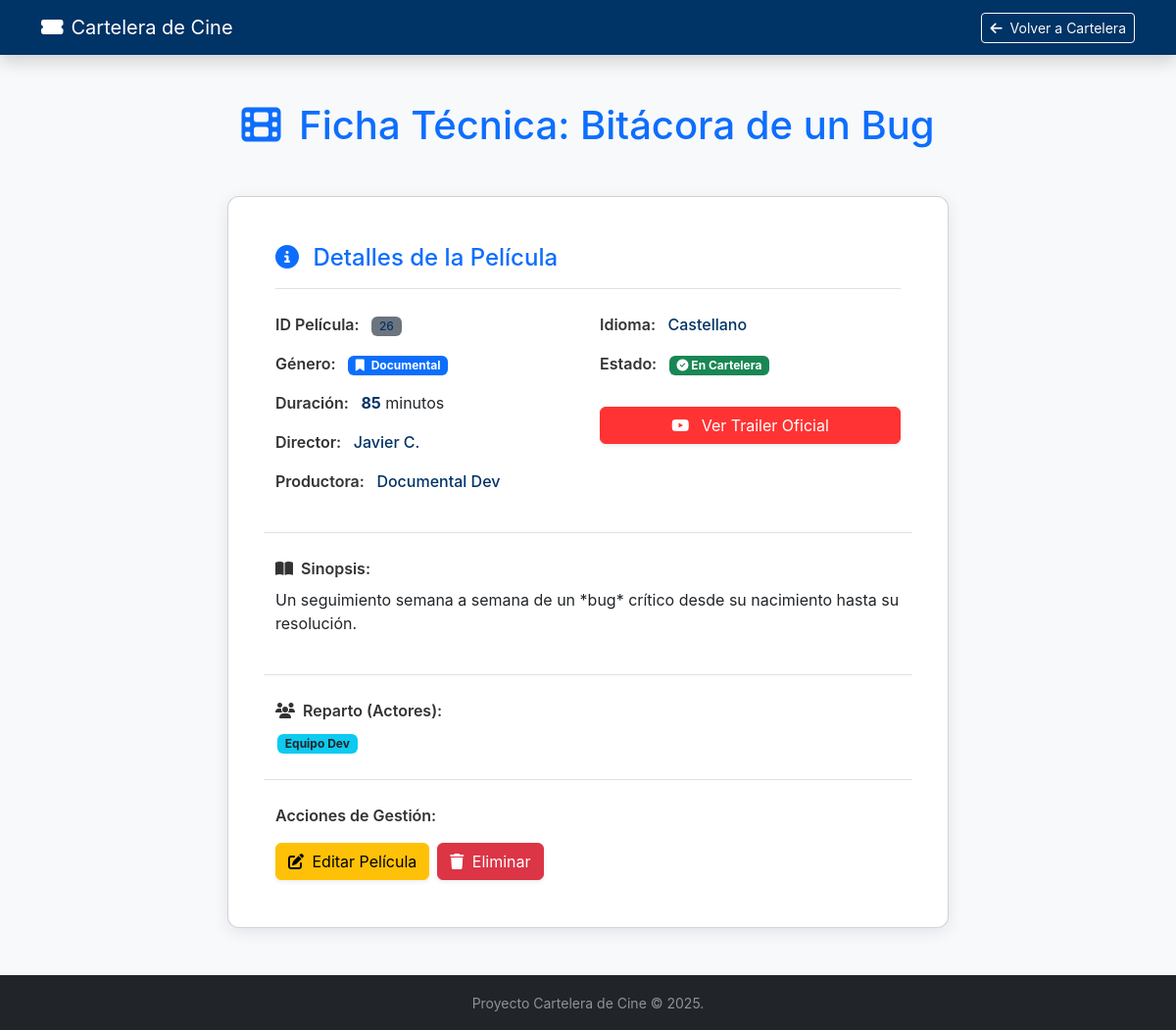
Screenshot of /peliculas/26 with the database file from the repository.
### app/models/pelicula.py (models this page shows, shortened)
class PeliculaORM(Base):
    __tablename__ = "peliculas"
    id: Mapped[int] = mapped_column(primary_key=True, autoincrement=True)
    titulo: Mapped[str] = mapped_column(String(255), nullable=False)
    genero_id: Mapped[int] = mapped_column(ForeignKey("generos.id"), nullable=False)
    duracion: Mapped[int] = mapped_column(Integer, nullable=False) # int, no float
    disponible: Mapped[bool] = mapped_column(Boolean, default=True, nullable=False)
    director: Mapped[str | None] = mapped_column(String(100), nullable=True)
    descripcion: Mapped[str | None] = mapped_column(String(1000), nullable=True)
    trailer: Mapped[str | None] = mapped_column(String(255), nullable=True)
    productora: Mapped[str | None] = mapped_column(String(100), nullable=True)
    idioma: Mapped[str | None] = mapped_column(String(50), nullable=True)
    vose: Mapped[bool | None] = mapped_column(Boolean, nullable=True)
    actores: Mapped[list[str] | None] = mapped_column(JSON, nullable=True)
    genero: Mapped["GeneroORM"] = relationship(back_populates="peliculas")

### app/models/genero.py (models this page shows, shortened)
class GeneroORM(Base):
    __tablename__ = "generos"
    id: Mapped[int] = mapped_column(primary_key=True, autoincrement=True)
    nombre: Mapped[str] = mapped_column(String(100), nullable=False, unique=True)
    descripcion: Mapped[str | None] = mapped_column(String(500), nullable=True)
    peliculas: Mapped[List["PeliculaORM"]] = relationship(
        back_populates="genero",
        cascade="all, delete-orphan" # Opcional: si borro un género, borra sus películas
    )

### app/routers/pelicula_router.py (the view)
@router.get("/{pelicula_id}", tags=["Web UI"])
def view_pelicula_detalle(pelicula_id: int, request: Request, db: Session = Depends(get_db)):
    pelicula = pelicula_service.get_pelicula_detalle(db, pelicula_id)
    if not pelicula:
        raise HTTPException(status_code=404, detail="Película no encontrada")
    return templates.TemplateResponse(
        "pelicula_detalle.html",
        {"request": request, "pelicula": pelicula}
    )

### templates/pelicula_detalle.html (shortened to what this page needs)
<!DOCTYPE html>
<html lang="es">
<head>
    <link href="https://cdn.jsdelivr.net/npm/bootstrap@5.3.3/dist/css/bootstrap.min.css" rel="stylesheet"
        xintegrity="sha384-QWTKZyjpPEjISv5WaRU9OFeRpok6YctnYmDr5pNlyT2bRjXh0JMhjY6hW+ALEwIH">
    <link rel="stylesheet" href="https://cdnjs.cloudflare.com/ajax/libs/font-awesome/6.5.2/css/all.min.css"
        xintegrity="sha512-SnH5WK+bZxgPHs44uWIX+LLMDJzL3gUq73K2qI90U8v8lC6W9lJvGvE8j+N5i3F3aH8O/2p1x9h6O2A1g==" />
</head>
<body>
    <nav class="navbar navbar-expand-lg navbar-dark shadow sticky-top">
        <div class="container">
            <a class="navbar-brand d-flex align-items-center" href="/"><i class="fas fa-ticket-alt me-2"></i> Cartelera de Cine</a>
            <div class="ms-auto"><a class="btn btn-outline-light btn-sm" href="/"><i class="fas fa-arrow-left me-1"></i> Volver a Cartelera</a></div>
        </div>
    </nav>
    <main class="container my-5">
        <h1 class="text-center mb-5 text-primary-accent">
            <i class="fas fa-film me-2"></i> Ficha Técnica: {{ pelicula.titulo }}
        </h1>
        <div class="row justify-content-center">
            <div class="col-lg-10 col-xl-8">
                <div class="card p-4 p-md-5">
                    <h4 class="border-bottom pb-3 mb-4 text-primary-accent"><i class="fas fa-info-circle me-2"></i> Detalles de la Película</h4>
                    <div class="row g-4">
                        <div class="col-md-6">
                            <p class="mb-3">
                                <span class="detail-label">ID Película:</span>
                                <span class="badge bg-secondary data-value">{{ pelicula.id }}</span>
                            </p>
                            <p class="mb-3">
                                <span class="detail-label">Género:</span>
                                <span class="badge bg-primary">
                                    <i class="fas fa-bookmark me-1"></i> {{ pelicula.genero.nombre if pelicula.genero else 'Sin Género' }}
                                </span>
                            </p>
                            <p class="mb-3">
                                <span class="detail-label">Duración:</span>
                                <span class="data-value fw-bold">{{ pelicula.duracion }}</span> minutos
                            </p>
                            <p class="mb-3">
                                <span class="detail-label">Director:</span>
                                <span class="data-value">{{ pelicula.director if pelicula.director else 'Desconocido' }}</span>
                            </p>
                            <p class="mb-3">
                                <span class="detail-label">Productora:</span>
                                <span class="data-value">{{ pelicula.productora if pelicula.productora else 'N/A' }}</span>
                            </p>
                        </div>
                        <div class="col-md-6">
                            <p class="mb-3">
                                <span class="detail-label">Idioma:</span>
                                <span class="data-value">{{ pelicula.idioma if pelicula.idioma else 'N/A' }}</span>
                            </p>
                            <p class="mb-3">
                                <span class="detail-label">Estado:</span>
                                {% if pelicula.disponible %}
                                    <span class="badge bg-success"><i class="fas fa-check-circle"></i> En Cartelera</span>
                                {% else %}
                                    <span class="badge bg-danger"><i class="fas fa-times-circle"></i> Retirada</span>
                                {% endif %}
                            </p>
                            {% if pelicula.trailer %}
                            <a href="{{ pelicula.trailer }}" target="_blank" class="btn btn-danger trailer-btn mt-3 shadow-sm w-100">
                                <i class="fab fa-youtube me-2"></i> Ver Trailer Oficial
                            </a>
                            {% endif %}
                        </div>
                        <div class="col-12 border-top pt-4">
                            <p class="detail-label mb-2"><i class="fas fa-book-open me-1"></i> Sinopsis:</p>
                            <p>{{ pelicula.descripcion if pelicula.descripcion else 'Descripción no proporcionada.' }}</p>
                        </div>
                        <div class="col-12 border-top pt-4">
                            <p class="detail-label mb-2"><i class="fas fa-users me-1"></i> Reparto (Actores):</p>
                            {% if pelicula.actores and pelicula.actores|length > 0 %}
                                {% for actor in pelicula.actores %}
                                    <span class="badge bg-info text-dark actor-badge">{{ actor }}</span>
                                {% endfor %}
                            {% else %}
                                <p class="text-muted small">No hay información de reparto disponible.</p>
                            {% endif %}
                        </div>
                        <div class="col-12 border-top pt-4 mt-4">
                            <p class="detail-label mb-3">Acciones de Gestión:</p>
                            <div class="d-flex gap-2">
                                <a href="/peliculas/editar/{{ pelicula.id }}" class="btn btn-warning shadow-sm">
                                    <i class="fas fa-edit me-1"></i> Editar Película
                                </a>
                                <button type="button" class="btn btn-danger shadow-sm" data-bs-toggle="modal" data-bs-target="#confirmDeleteModal">
                                    <i class="fas fa-trash me-1"></i> Eliminar
                                </button>
                            </div>
                        </div>
                    </div>
                </div>
            </div>
        </div>
    </main>
    <footer class="bg-dark text-white-50 py-3 mt-5">
        <div class="container text-center"><small>Proyecto Cartelera de Cine &copy; 2025.</small></div>
    </footer>
</body>
</html>

### templates/pelicula_detalle.html (style rules this page uses)
body { background-color: #f8f9fa; font-family: 'Inter', sans-serif; }
.navbar { background-color: #003366 !important; }
.card { border-radius: 12px; box-shadow: 0 4px 15px rgba(0, 51, 102, 0.1); }
.text-primary-accent { color: #0d6efd !important; }
.detail-label { font-weight: 600; color: #333; margin-right: 0.5rem; }
.data-value { color: #003366; font-weight: 500; }
.trailer-btn { background-color: #ff3333; border-color: #ff3333; }
.actor-badge { margin: 2px; }

### rows the page displays
PeliculaORM: titulo "Bitácora de un Bug", id "26", duracion "85", director "Javier C.", productora "Documental Dev", idioma "Castellano", descripcion "Un seguimiento semana a semana de un *bug* crítico desde su nacimiento hasta su resolución."
GeneroORM: genero "Documental"

### other values shown
{{ actor }} "Equipo Dev"
